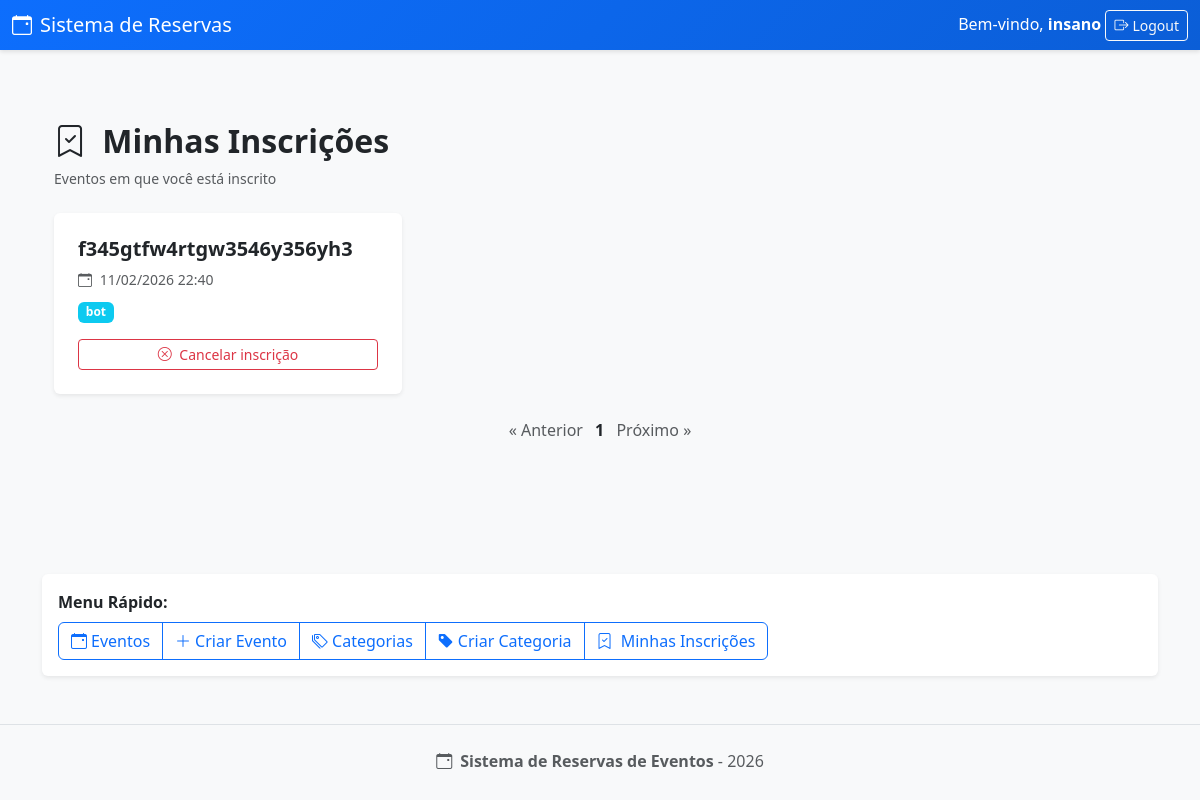
The page /sistemareservas/minhas_inscricoes/ (signed in) on the database as committed earlier.
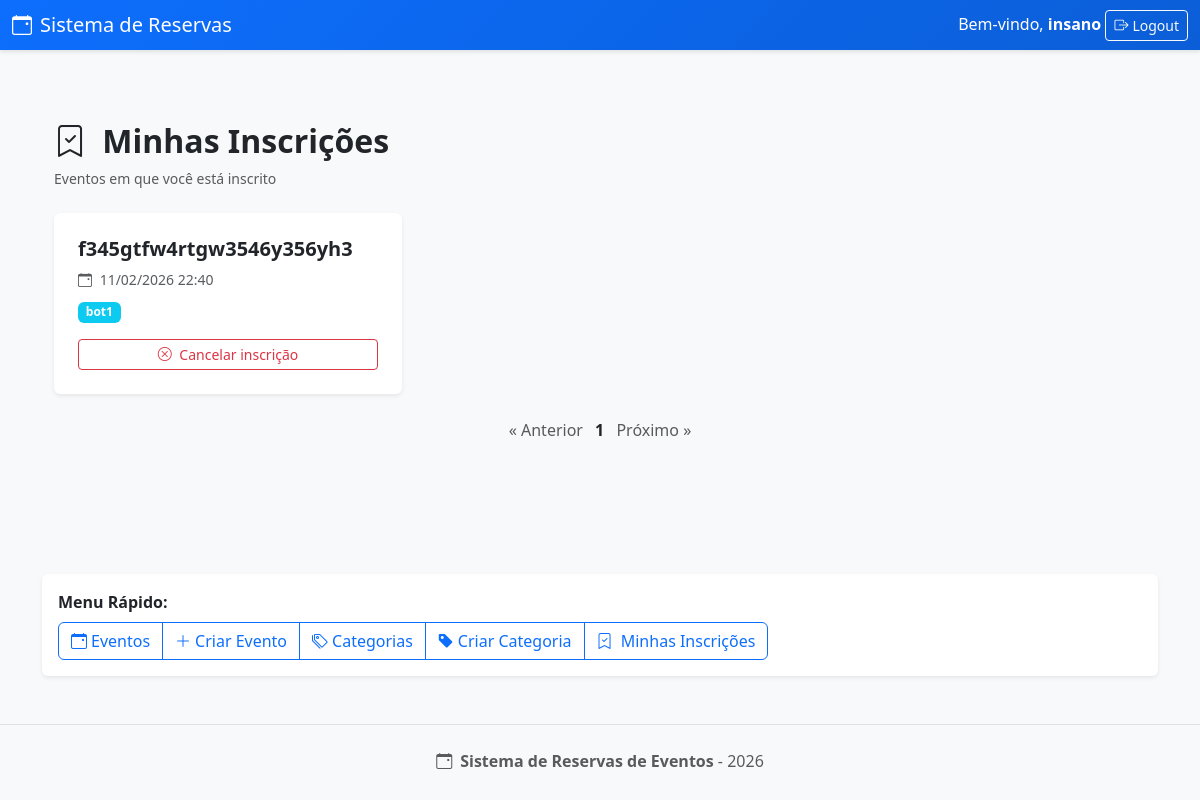
The same page on the database as committed later.
### sistemareservas/models.py (models this page shows, shortened)
class Inscricao(models.Model):
    participante = models.ForeignKey(
        User,
        on_delete=models.CASCADE,
        related_name="inscricoes"
    )
    evento = models.ForeignKey(Evento, on_delete=models.CASCADE)
    data_inscricao = models.DateTimeField(auto_now_add=True)
    class Meta:
        unique_together = ('participante', 'evento')

class Evento(models.Model):
    titulo = models.CharField(max_length=200)
    descricao = models.TextField()
    data = models.DateTimeField()
    local = models.CharField(max_length=200)
    categoria = models.ForeignKey(CategoriaEvento, on_delete=models.CASCADE)
    organizador = models.ForeignKey(
        User,
        on_delete=models.CASCADE,
        related_name="eventos_criados"
    )

class CategoriaEvento(models.Model):
    nome = models.CharField(max_length=100, unique=True)

### sistemareservas/views.py (the view)
# urls.py: path('minhas_inscricoes/',views.minhas_inscricoes,name='minhas_inscricoes'),
@login_required
def minhas_inscricoes(request):
    inscricoes = (
        Inscricao.objects
        .filter(participante=request.user)
        .select_related('evento', 'evento__categoria')
        .order_by('evento__data')
    )
    paginator = Paginator(inscricoes, 6)
    page_number = request.GET.get('page')
    page_obj = paginator.get_page(page_number)
    return render(request, 'sistemareservas/minhas_inscricoes.html', {
        'page_obj': page_obj
    })

### sistemareservas/templates/sistemareservas/minhas_inscricoes.html (shortened to what this page needs)
{% extends 'sistemareservas/base.html' %}
{% block content %}
<div class="container py-5">
    <div class="mb-4">
        <h2 class="fw-bold">
            <i class="bi bi-bookmark-check me-2"></i>
            Minhas Inscrições
        </h2>
        <p class="text-muted small">
            Eventos em que você está inscrito
        </p>
    </div>
    <div class="row g-4">
        {% for inscricao in page_obj %}
        <div class="col-md-6 col-lg-4">
            <div class="card h-100 border-0 shadow-sm">
                <div class="card-body p-4">
                    <h5 class="fw-bold mb-2">
                        {{ inscricao.evento.titulo }}
                    </h5>
                    <p class="text-muted small mb-2">
                        <i class="bi bi-calendar-event me-1"></i>
                        {{ inscricao.evento.data|date:"d/m/Y H:i" }}
                    </p>
                    <p class="mb-3">
                        <span class="badge bg-info">
                            {{ inscricao.evento.categoria.nome }}
                        </span>
                    </p>
                    <a href="{% url 'inscricao_cancelar' inscricao.evento.id %}"
                        class="btn btn-outline-danger btn-sm w-100">
                        <i class="bi bi-x-circle me-1"></i>
                        Cancelar inscrição
                    </a>
                </div>
            </div>
        </div>
        {% endfor %}
    </div>
    <div class="mt-4 text-center">
        {% if page_obj.has_previous %}
        <a href="?page={{ page_obj.previous_page_number }}" class="btn btn-outline-primary btn-sm">
            « Anterior
        </a>
        {% else %}
        <span class="text-muted">« Anterior</span>
        {% endif %}
        {% for num in page_obj.paginator.page_range %}
        {% if page_obj.number == num %}
        <span class="fw-bold mx-2">{{ num }}</span>
        {% else %}
        <a href="?page={{ num }}" class="mx-1">{{ num }}</a>
        {% endif %}
        {% endfor %}
        {% if page_obj.has_next %}
        <a href="?page={{ page_obj.next_page_number }}" class="btn btn-outline-primary btn-sm">
            Próximo »
        </a>
        {% else %}
        <span class="text-muted">Próximo »</span>
        {% endif %}
    </div>
</div>
{% endblock %}

Rows that differ between the two databases and show on the page:
changed through a linked row, Inscricao "f345gtfw4rtgw3546y356yh3": evento.categoria.nome "bot" → "bot1"
